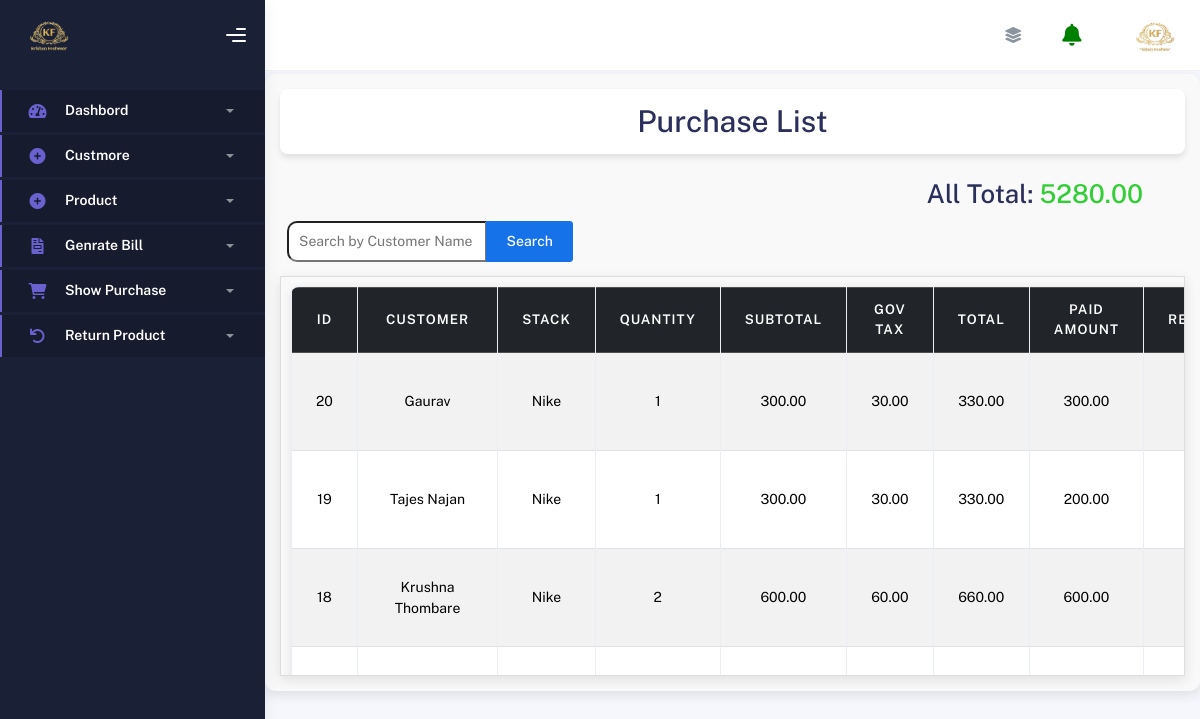
Screenshot of /Purchase_list/ with the database file from the repository.
### website/models.py (models this page shows)
class Bill(models.Model):
    customer = models.ForeignKey('Customer', on_delete=models.CASCADE)
    stack = models.ForeignKey('Stack', on_delete=models.CASCADE)
    quantity = models.IntegerField()
    subtotal = models.DecimalField(max_digits=10, decimal_places=2)
    gov_tax = models.DecimalField(max_digits=10, decimal_places=2, default=Decimal('0.00'))
    total = models.DecimalField(max_digits=10, decimal_places=2)
    date = models.DateTimeField(auto_now_add=True)
    paid_price = models.DecimalField(max_digits=10, decimal_places=2, default=0)
    username = models.CharField(max_length=100)
    customer_phone = models.CharField(max_length=15, null=True, blank=True)

class Customer(models.Model):
    Customer_name = models.CharField(max_length=100)
    Customer_email = models.EmailField()
    Customer_phone = models.CharField(max_length=15)
    Customer_addres = models.TextField()
    total_spent = models.DecimalField(max_digits=10, decimal_places=2, default=0.00)  #

class Stack(models.Model):
    brandr_name = models.CharField(max_length=100)
    brandr_Value = models.DecimalField(max_digits=10, decimal_places=2, default=Decimal('0.00'))
    add_product_value = models.IntegerField(default=0)

### website/views.py (the view)
# urls.py: path('Purchase_list/',views.Purchase_list),
def Purchase_list(request):
    search_query = request.GET.get('search_name', '')
    shop = models.Shop_info.objects.all()
    if search_query.isdigit():
        bills = models.Bill.objects.filter(id=search_query)
    else:
        bills = models.Bill.objects.filter(customer__Customer_name__icontains=search_query)
    bills = bills.order_by('-id')
    total_sum = sum(bill.total for bill in bills)
    paid_price_sum = sum(bill.paid_price for bill in bills)
    for bill in bills:
        bill.baki = bill.total - bill.paid_price
    return render(request, "Purchase_list.html", {
        "bills": bills,
        "total_sum": total_sum,
        "search_query": search_query,
        "shop": shop,
        "paid_price": paid_price_sum,
    })

### template/Purchase_list.html (shortened to what this page needs)
{% include "navbar.html" %}
<div class="container-box">
    <h1 class="purchase-title text-center mb-4">Purchase List</h1>
    <div class="text-end me-5 mt-2">
        <h2>All Total: <span class="text-success">{{ total_sum }}</span></h2>
    </div>
    <form method="GET" action="/purchase_list/" class="mb-3 d-flex justify-content-end">
        <div class="input-group">
            <input type="text" name="search_name" class="search ms-2" placeholder="Search by Customer Name" value="{{ search_query }}" />
            <button class="btn btn-primary" type="submit">Search</button>
        </div>
    </form>
    {% if bills %}
    <div class="table-responsive">
        <table class="table table-bordered table-striped">
            <thead class="table-dark">
                <tr>
                    <th>ID</th>
                    <th>Customer</th>
                    <th>Stack</th>
                    <th>Quantity</th>
                    <th>Subtotal</th>
                    <th>Gov Tax</th>
                    <th>Total</th>
                    <th>Paid Amount</th>
                    <th>Remaining</th>
                </tr>
            </thead>
            <tbody>
                {% for bill in bills %}
                <tr>
                    <td>{{ bill.id }}</td>
                    <td>{{ bill.customer.Customer_name }}</td>
                    <td>{{ bill.stack.brandr_name }}</td>
                    <td>{{ bill.quantity }}</td>
                    <td>{{ bill.subtotal }}</td>
                    <td>{{ bill.gov_tax }}</td>
                    <td>{{ bill.total }}</td>
                    <td>{{ bill.paid_price }}</td>
                    <td class="{% if bill.baki < 0 %}text-danger{% endif %}">{{ bill.baki }}</td>
                </tr>
                {% endfor %}
            </tbody>
        </table>
    </div>
    {% else %}
    <p class="text-center text-muted">No customers found with that name.</p>
    {% endif %}
</div>
{% include "footer.html" %}

### static/style.css (style rules this page uses)
.btn-primary { background-color: #4e73df; border-color: #4e73df; border-radius: 8px; transition: background-color 0.3s; }
.table { border-radius: 8px; overflow: hidden; box-shadow: 0 2px 10px rgba(0, 0, 0, 0.1); }
.table th, .table td { padding: 15px; text-align: center; }
.table-dark { background-color: #343a40; color: white; }
h2 { color: #4e73df; font-size: 1.8rem; }

### template/Purchase_list.html (style rules this page uses)
.table-responsive { max-height: 400px; overflow-x: scroll; width: 100%; border: 1px solid #ddd; box-shadow: 0 4px 12px rgba(0, 0, 0, 0.1); padding: 10px; }
.purchase-title { position: sticky; top: 0; background-color: #fff; padding: 10px; z-index: 100; border-radius: 8px; box-shadow: 0 4px 6px rgba(0, 0, 0, 0.1); }
.container-box { margin-top: -10px; padding: 15px; border-radius: 10px; background-color: #f9f9f9; box-shadow: 0 4px 12px rgba(0, 0, 0, 0.1); }
.search { width: 200px; border-radius: 10px; padding: 5px 10px; }
table { width: 100%; border-collapse: collapse; box-shadow: 0 4px 8px rgba(0, 0, 0, 0.1); }
table th, table td { padding: 10px; text-align: left; border: 1px solid #ddd; }
table th { background-color: #f8f9fa; font-weight: bold; }
.table-dark { position: sticky; top: -5px; }

### rows the page displays
Bill: id "20", customer.Customer_name "Gaurav", stack.brandr_name "Nike", quantity "1", subtotal "300.00", gov_tax "30.00", total "330.00", paid_price "300.00"
Bill: id "19", customer.Customer_name "Tajes Najan", stack.brandr_name "Nike", quantity "1", subtotal "300.00", gov_tax "30.00", total "330.00", paid_price "200.00"
Bill: id "18", customer.Customer_name "Krushna Thombare", stack.brandr_name "Nike", quantity "2", subtotal "600.00", gov_tax "60.00", total "660.00", paid_price "600.00"

### other values shown
{{ total_sum }} "5280.00"
